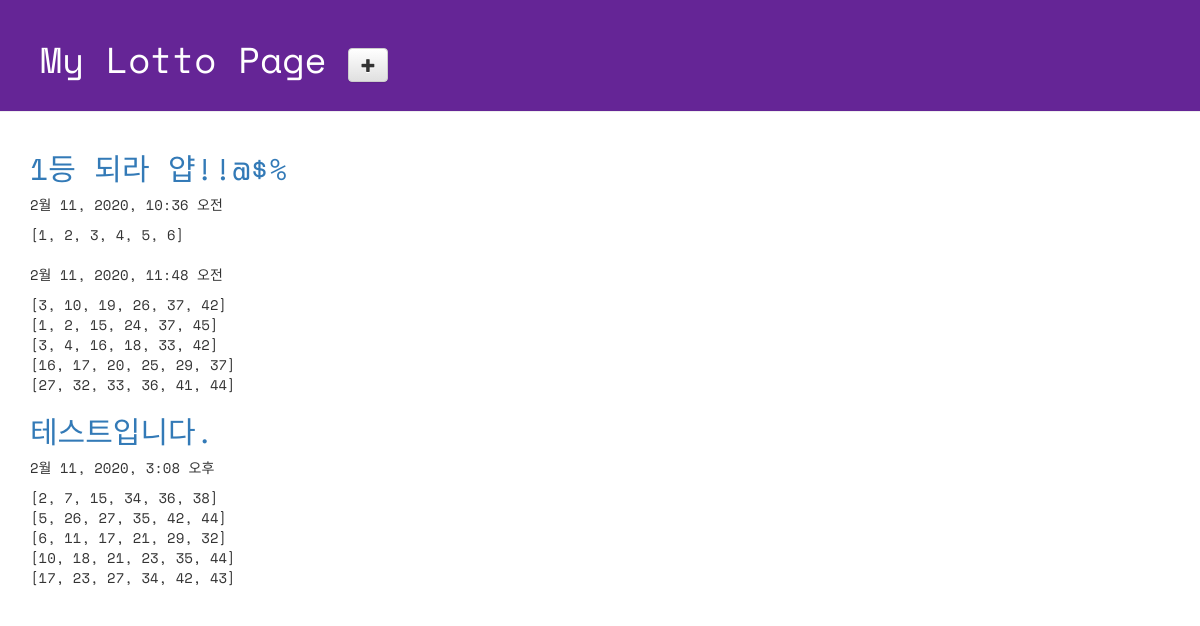
Page /lotto/ on the committed database.
### lotto/models.py (models this page shows, shortened)
class GuessNumbers(models.Model):
    name = models.CharField(max_length=24) # 로또 번호 리스트의 이름
    text = models.CharField(max_length=255) # 로또 번호 리스트에 대한 설명
    lottos = models.CharField(max_length=255,default='[1, 2, 3, 4, 5, 6]') # 로또 번호들이 담길 str
    num_lotto = models.IntegerField(default=5) # 6 개 번호 set 의 갯수
    update_date = models.DateTimeField()

### lotto/views.py (the view)
# urls.py: path('lotto/',views.index, name='index'),
def index(request):
    sample_str = 'This is python variable'
    lottos = GuessNumbers.objects.all()
    return render(request,'lotto/default.html',{'pass_str':sample_str,'lottos':lottos})

### lotto/templates/lotto/default.html (shortened to what this page needs)
<!DOCTYPE html>
{% load staticfiles %}
<html lang="ko">
 <head>
  <link rel="stylesheet" href="//maxcdn.bootstrapcdn.com/bootstrap/3.2.0/css/bootstrap.min.css">
  <link rel="stylesheet" href="//maxcdn.bootstrapcdn.com/bootstrap/3.2.0/css/bootstrap-theme.min.css">
  <link rel="stylesheet" href="{% static 'css/lotto.css' %}">
 </head>
 <body>
  <div class="page-header">
  <h1>
    My Lotto Page
    <a href="{% url 'new_lotto' %}">
      <span class="glyphicon glyphicon-plus btn btn-default"></span>
    </a>
  </h1>
  </div>
  <div class="container lotto">
    {% for lotto in lottos %}
      <h2><a href="{% url 'detail' lottokey=lotto.pk %}">{{lotto.text}}</a></h2>
      <p>{{ lotto.update_date }}</p>
      <p>{{ lotto.lottos | linebreaksbr }}</p>
    {% endfor %}
  </div>
 </body>
</html>

### lotto/static/css/lotto.css (style rules this page uses)
.page-header { background-color: #652596; margin-top: 0; padding: 20px 20px 20px 40px; font-family: 'Space Mono', monospace; }
.page-header h1 { color: #FFFFFF; }
.container { font-family: 'Space Mono', monospace; }
.container h2 { color: #b9f442; }

### rows in the picture
GuessNumbers: text "1등 되라 얍!!@$%", update_date "2월 11, 2020, 10:36 오전", lottos "[1, 2, 3, 4, 5, 6]"
GuessNumbers: update_date "2월 11, 2020, 11:48 오전", lottos "[3, 10, 19, 26, 37, 42] [1, 2, 15, 24, 37, 45] [3, 4, 16, 18, 33, 42] [16, 17, 20, 25, 29, 37] [27, 32, 33, 36, 41, 44]"
GuessNumbers: text "테스트입니다.", update_date "2월 11, 2020, 3:08 오후", lottos "[2, 7, 15, 34, 36, 38] [5, 26, 27, 35, 42, 44] [6, 11, 17, 21, 29, 32] [10, 18, 21, 23, 35, 44] [17, 23, 27, 34, 42, 43]"
